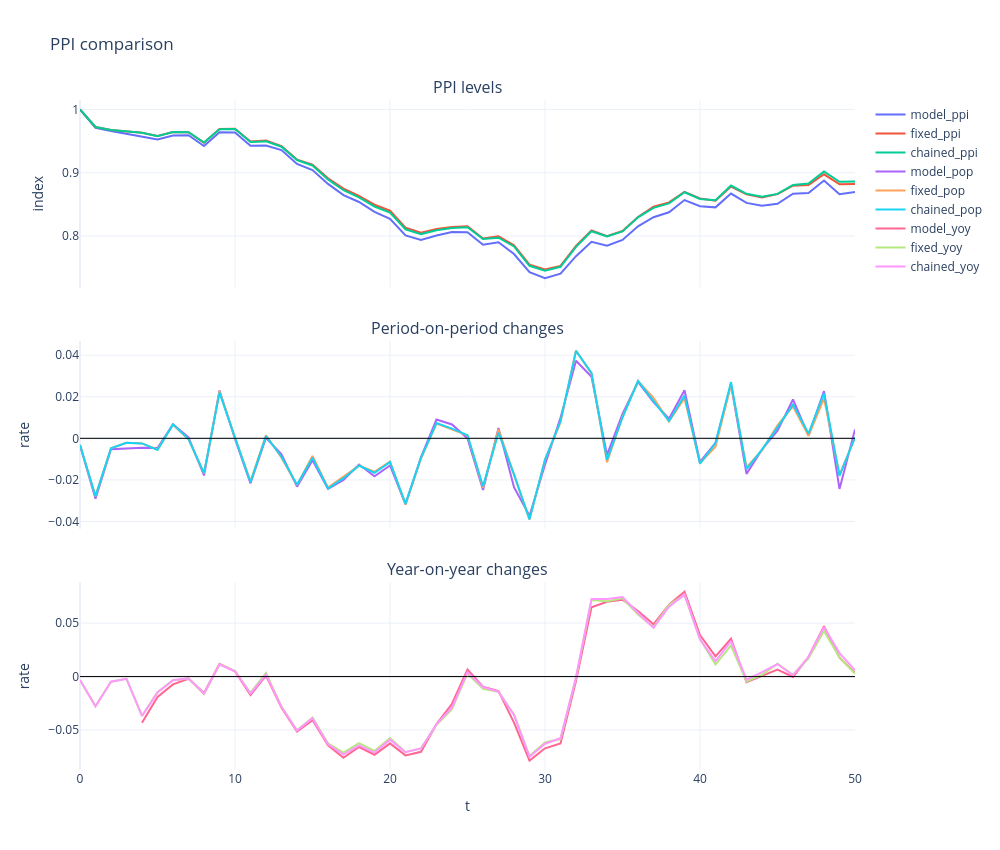

Notebook source saved alongside this figure:
### Code cell
from src.visual_helpers import (
    build_ppi_comparison_df,
    summarize_ppi_comparison,
    plot_ppi_comparison,
)

ppi_df = build_ppi_comparison_df(model=model, country_code="FRA")

display(summarize_ppi_comparison(ppi_df))
plot_ppi_comparison(ppi_df)
